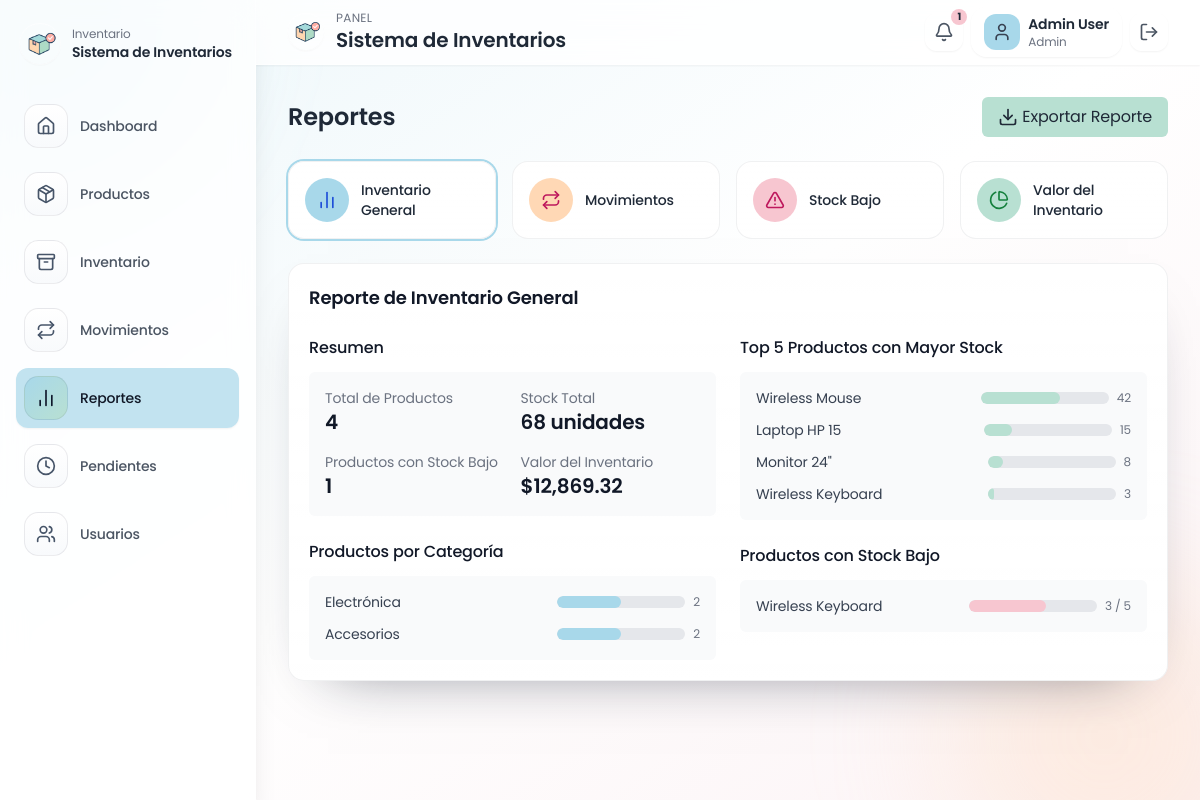
The app's page /reports (signed in) with its own data.
### tables this page shows
CREATE TABLE IF NOT EXISTS products (
    id INT AUTO_INCREMENT PRIMARY KEY,
    name VARCHAR(150) NOT NULL,
    description TEXT,
    category VARCHAR(100) NOT NULL DEFAULT 'General',
    price DECIMAL(10,2) NOT NULL DEFAULT 0,
    cost DECIMAL(10,2) NOT NULL DEFAULT 0,
    stock_quantity INT NOT NULL DEFAULT 0,
    min_stock_level INT NOT NULL DEFAULT 0,
    image_url TEXT,
    created_at DATETIME NOT NULL DEFAULT CURRENT_TIMESTAMP
);

### app/helpers.php (called while the page is built, shortened)
<?php
function config(string $key, mixed $default = null): mixed
{
    $config = $GLOBALS['app_config'] ?? [];
    $segments = explode('.', $key);
    $value = $config;
    foreach ($segments as $segment) {
        if (is_array($value) && array_key_exists($segment, $value)) {
            $value = $value[$segment];
        } else {
            return $default;
        }
    }
    return $value;
}
function base_url(string $path = ''): string
{
    $base = config('app.base_url', '');
    if ($base === '') {
        $base = rtrim(str_replace('\\', '/', dirname($_SERVER['SCRIPT_NAME'] ?? '')), '/');
    }
    return rtrim($base, '/') . '/' . ltrim($path, '/');
}
function e(?string $value): string
{
    return htmlspecialchars((string) $value, ENT_QUOTES, 'UTF-8');
}
function render(string $view, array $data = [], ?string $layout = 'layout'): void
{
    $viewFile = __DIR__ . '/Views/' . $view . '.php';
    extract($data);
    include $viewFile;
}

### app/Core/Controller.php (called while the page is built, shortened)
<?php
abstract class Controller
{
    protected function render(string $view, array $data = [], ?string $layout = 'layout'): void
    {
        render($view, $data, $layout);
    }
}

### app/Controllers/ReportController.php (called while the page is built, shortened)
<?php
class ReportController extends Controller
{
    public function index(): void
    {
        $reportType = $_GET['report'] ?? 'inventory';
        $dateRange = $_GET['range'] ?? 'month';
        $products = Product::all();
        $lowStock = Product::lowStock();
        $inventoryValue = array_reduce($products, fn ($carry, $p) => $carry + ($p['price'] * $p['stock_quantity']), 0);
        $inventoryCost = array_reduce($products, fn ($carry, $p) => $carry + ($p['cost'] * $p['stock_quantity']), 0);
        $productsByCategory = [];
        foreach ($products as $product) {
            $category = $product['category'] ?: 'General';
            $productsByCategory[$category] = ($productsByCategory[$category] ?? 0) + 1;
        }
        $valueByCategory = [];
        foreach ($products as $product) {
            $category = $product['category'] ?: 'General';
            $valueByCategory[$category] = ($valueByCategory[$category] ?? 0) + ($product['price'] * $product['stock_quantity']);
        }
        $filters = [
            'date_range' => $dateRange,
        ];
        $movementStats = Movement::stats($dateRange);
        $movements = Movement::filtered($filters);
        $this->render('reports/index', [
            'reportType' => $reportType,
            'dateRange' => $dateRange,
            'products' => $products,
            'lowStock' => $lowStock,
            'productsByCategory' => $productsByCategory,
            'valueByCategory' => $valueByCategory,
            'inventoryValue' => $inventoryValue,
            'inventoryCost' => $inventoryCost,
            'movementStats' => $movementStats,
            'movements' => $movements,
            'message' => flash('success'),
        ]);
    }
}

### public/index.php (called while the page is built, shortened)
<?php
$router = new Router();
$router->get('/login', [AuthController::class, 'showLogin']);
$router->post('/login', [AuthController::class, 'login']);
$router->get('/logout', [AuthController::class, 'logout']);
$router->get('/', [DashboardController::class, 'index']);
$router->get('/products', [ProductController::class, 'index']);
$router->post('/products/save', [ProductController::class, 'save']);
$router->post('/products/delete', [ProductController::class, 'delete']);
$router->get('/inventory', [InventoryController::class, 'index']);
$router->post('/inventory/adjust', [InventoryController::class, 'adjust']);
$router->get('/movements', [MovementController::class, 'index']);
$router->post('/movements/save', [MovementController::class, 'save']);
$router->get('/movements/pending', [MovementController::class, 'pending']);
$router->post('/movements/approve', [MovementController::class, 'approve']);
$router->post('/movements/reject', [MovementController::class, 'reject']);
$router->get('/reports', [ReportController::class, 'index']);
$router->get('/users', [UserController::class, 'index']);
$router->post('/users/save', [UserController::class, 'save']);
$router->post('/users/delete', [UserController::class, 'delete']);
$router->post('/users/toggle', [UserController::class, 'toggle']);
$router->dispatch($_SERVER['REQUEST_METHOD'], parse_url($_SERVER['REQUEST_URI'] ?? '/', PHP_URL_PATH) ?: '/');

### app/Models/Product.php (called while the page is built, shortened)
<?php
class Product
{
    public static function all(?string $search = null, ?string $category = null): array
    {
        $pdo = Database::connection();
        $sql = 'SELECT * FROM products WHERE 1=1';
        $params = [];
        $sql .= ' ORDER BY created_at DESC';
        $stmt = $pdo->prepare($sql);
        $stmt->execute($params);
        return $stmt->fetchAll();
    }
    public static function lowStock(): array
    {
        $pdo = Database::connection();
        $stmt = $pdo->query('SELECT * FROM products WHERE stock_quantity <= min_stock_level ORDER BY stock_quantity ASC');
        return $stmt->fetchAll();
    }
}

### app/Views/reports/index.php (the view, shortened to what this page needs)
<?php
$totalProducts = count($products);
$totalStock = array_sum(array_map(fn ($p) => (int) $p['stock_quantity'], $products));
$lowStockCount = count($lowStock);
$topStock = $products;
usort($topStock, fn ($a, $b) => $b['stock_quantity'] <=> $a['stock_quantity']);
$topStock = array_slice($topStock, 0, 5);
?>
<div class="max-w-7xl mx-auto space-y-6">
    <div class="flex flex-col sm:flex-row items-start sm:items-center justify-between">
        <h2 class="text-2xl font-semibold text-gray-800">Reportes</h2>
        <button type="button" onclick="alert('Esta función exportaría el reporte actual (CSV/PDF).');"
                class="mt-3 sm:mt-0 flex items-center px-4 py-2 bg-green-pastel rounded-md text-gray-800 hover:bg-green-400 transition-colors duration-200">
            <i data-lucide="download" class="h-5 w-5 mr-1"></i>
            Exportar Reporte
        </button>
    </div>
    <div class="grid grid-cols-1 md:grid-cols-4 gap-4">
        <?php
        $reportOptions = [
            'inventory' => ['label' => 'Inventario General', 'icon' => 'bar-chart-2', 'bg' => 'bg-blue-pastel', 'text' => 'text-blue-700'],
            'movements' => ['label' => 'Movimientos', 'icon' => 'repeat', 'bg' => 'bg-peach-pastel', 'text' => 'text-pink-700'],
            'lowStock' => ['label' => 'Stock Bajo', 'icon' => 'alert-triangle', 'bg' => 'bg-pink-pastel', 'text' => 'text-pink-700'],
            'value' => ['label' => 'Valor del Inventario', 'icon' => 'pie-chart', 'bg' => 'bg-green-pastel', 'text' => 'text-green-700'],
        ];
        foreach ($reportOptions as $key => $meta):
            $active = $reportType === $key;
            ?>
            <a href="<?= base_url('reports?report=' . $key . '&range=' . e($dateRange)) ?>"
               class="card flex items-center p-4 <?= $active ? 'ring-2 ring-blue-pastel' : '' ?>">
                <div class="p-3 rounded-full <?= e($meta['bg']) ?> mr-3">
                    <i data-lucide="<?= e($meta['icon']) ?>" class="h-5 w-5 <?= e($meta['text']) ?>"></i>
                </div>
                <div>
                    <p class="text-sm font-medium text-gray-800"><?= e($meta['label']) ?></p>
                </div>
            </a>
        <?php endforeach; ?>
    </div>
    <div class="card space-y-6">
        <?php if ($reportType === 'inventory'): ?>
            <h3 class="text-lg font-semibold mb-4">Reporte de Inventario General</h3>
            <div class="grid grid-cols-1 md:grid-cols-2 gap-6">
                <div>
                    <h4 class="text-md font-medium mb-3">Resumen</h4>
                    <div class="bg-gray-50 p-4 rounded-md">
                        <div class="grid grid-cols-2 gap-4">
                            <div>
                                <p class="text-sm text-gray-500">Total de Productos</p>
                                <p class="text-xl font-semibold"><?= $totalProducts ?></p>
                            </div>
                            <div>
                                <p class="text-sm text-gray-500">Stock Total</p>
                                <p class="text-xl font-semibold"><?= $totalStock ?> unidades</p>
                            </div>
                            <div>
                                <p class="text-sm text-gray-500">Productos con Stock Bajo</p>
                                <p class="text-xl font-semibold"><?= $lowStockCount ?></p>
                            </div>
                            <div>
                                <p class="text-sm text-gray-500">Valor del Inventario</p>
                                <p class="text-xl font-semibold">$<?= number_format((float) $inventoryValue, 2) ?></p>
                            </div>
                        </div>
                    </div>
                    <h4 class="text-md font-medium mt-6 mb-3">Productos por Categoría</h4>
                    <div class="bg-gray-50 p-4 rounded-md space-y-3">
                        <?php foreach ($productsByCategory as $category => $count): ?>
                            <div class="flex justify-between items-center">
                                <span class="text-sm text-gray-700"><?= e($category) ?></span>
                                <div class="flex items-center">
                                    <div class="w-32 h-3 bg-gray-200 rounded-full mr-2 overflow-hidden">
                                        <div class="h-full bg-blue-pastel rounded-full" style="width: <?= $totalProducts > 0 ? ($count / $totalProducts * 100) : 0 ?>%"></div>
                                    </div>
                                    <span class="text-xs text-gray-500"><?= $count ?></span>
                                </div>
                            </div>
                        <?php endforeach; ?>
                    </div>
                </div>
                <div>
                    <h4 class="text-md font-medium mb-3">Top 5 Productos con Mayor Stock</h4>
                    <div class="bg-gray-50 p-4 rounded-md mb-6">
                        <div class="space-y-3">
                            <?php foreach ($topStock as $product): ?>
                                <div class="flex justify-between items-center">
                                    <span class="text-sm text-gray-700"><?= e($product['name']) ?></span>
                                    <div class="flex items-center">
                                        <div class="w-32 h-3 bg-gray-200 rounded-full mr-2 overflow-hidden">
                                            <div class="h-full bg-green-pastel rounded-full" style="width: <?= $totalStock > 0 ? ($product['stock_quantity'] / $totalStock * 100) : 0 ?>%"></div>
                                        </div>
                                        <span class="text-xs text-gray-500"><?= (int) $product['stock_quantity'] ?></span>
                                    </div>
                                </div>
                            <?php endforeach; ?>
                        </div>
                    </div>
                    <h4 class="text-md font-medium mb-3">Productos con Stock Bajo</h4>
                    <div class="bg-gray-50 p-4 rounded-md">
                        <?php if ($lowStockCount === 0): ?>
                            <p class="text-sm text-gray-500">No hay productos con stock bajo.</p>
                        <?php else: ?>
                            <div class="space-y-3">
                                <?php foreach ($lowStock as $product): ?>
                                    <?php $percent = $product['min_stock_level'] > 0 ? ($product['stock_quantity'] / $product['min_stock_level']) * 100 : 0; ?>
                                    <div class="flex justify-between items-center">
                                        <span class="text-sm text-gray-700"><?= e($product['name']) ?></span>
                                        <div class="flex items-center">
                                            <div class="w-32 h-3 bg-gray-200 rounded-full mr-2 overflow-hidden">
                                                <div class="h-full bg-pink-pastel rounded-full" style="width: <?= $percent ?>%"></div>
                                            </div>
                                            <span class="text-xs text-gray-500"><?= (int) $product['stock_quantity'] ?> / <?= (int) $product['min_stock_level'] ?></span>
                                        </div>
                                    </div>
                                <?php endforeach; ?>
                            </div>
                        <?php endif; ?>
                    </div>
                </div>
            </div>
        <?php endif; ?>
    </div>
</div>

### public/assets/styles.css (style rules this page uses)
:root { --pink-pastel: #F7C6D0; --blue-pastel: #A8D8EA; --green-pastel: #B8E0D2; --peach-pastel: #FFD8B5; }
body { font-family: 'Poppins', sans-serif; background: radial-gradient(circle at 0% 0%, rgba(168, 216, 234, 0.22), transparent 30%), radial-gradient(circle at 100% 100%, rgba(255, 216, 181, 0.22), transparent 28%), #fdfefe; color: #0f172a; letter-spacing: -0.01em; }
.card { background: linear-gradient(180deg, rgba(255, 255, 255, 0.95), #ffffff); border-radius: 1rem; padding: 1.25rem; border: 1px solid rgba(15, 23, 42, 0.06); box-shadow: 0 24px 60px -40px rgba(15, 23, 42, 0.6); transition: all 0.2s ease-in-out; }
.bg-blue-pastel { background-color: var(--blue-pastel); }
.bg-pink-pastel { background-color: var(--pink-pastel); }
.bg-green-pastel { background-color: var(--green-pastel); }
.bg-peach-pastel { background-color: var(--peach-pastel); }

### records on screen
products: category "Electrónica", name "Monitor 24\"", stock_quantity "8"
products: name "Wireless Mouse", stock_quantity "42"
products: name "Laptop HP 15", stock_quantity "15"
products: name "Wireless Keyboard", stock_quantity "3", min_stock_level "5"

### other values on screen
config('app.name') "Sistema de Inventarios"
$link['label'] "Dashboard"
$link['label'] "Productos"
$link['label'] "Inventario"
$link['label'] "Movimientos"
$link['label'] "Reportes"
$link['label'] "Pendientes"
$link['label'] "Usuarios"
$lowStockCount "1"
$user['name'] "Admin User"
$user['role'] "Admin"
$meta['label'] "Inventario General"
$meta['label'] "Movimientos"
$meta['label'] "Stock Bajo"
$meta['label'] "Valor del Inventario"
